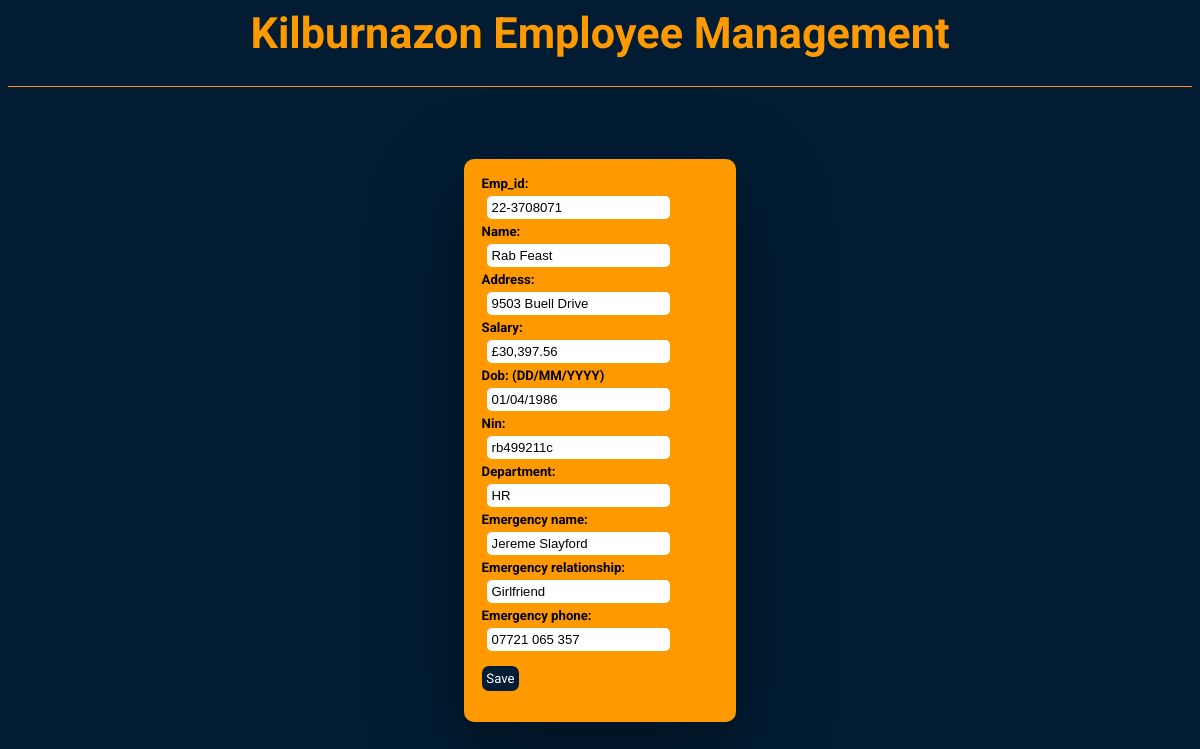
Page /Kilburnazon/edit_emp.php?action=edit&id=1 on the committed database.
### tables this page shows
CREATE TABLE `Employee` (
  `emp_id` int(11) NOT NULL,
  `emp_num` varchar(30) NOT NULL,
  `emp_name` varchar(30) NOT NULL,
  `emp_address` varchar(30) NOT NULL,
  `emp_birthdate` varchar(30) NOT NULL,
  `emp_NIN` varchar(30) NOT NULL,
  `emp_salary` varchar(30) NOT NULL,
  `emp_emergname` varchar(30) NOT NULL,
  `emp_emergrelation` varchar(30) NOT NULL,
  `emp_emergphone` varchar(30) NOT NULL,
  `dep_id` int(11) NOT NULL,
  `boss_id` varchar(11) DEFAULT NULL,
  `workspace_id` int(11) DEFAULT NULL
);

### Kilburnazon/edit_emp.php (the view, shortened to what this page needs)
<?php
    include "connection.php"
?>
<html>
<head>
<link rel="stylesheet" href="style.css">
</head>
<body>
<div class = "title"><h1> <a href="index.php">  Kilburnazon Employee Management</a> </h1></div>
<div class = "add_main">
    <div class = "add">
        <?php
        if ($_GET["action"] == "edit") {
            $result = mysqli_query($conn, "SELECT * FROM `Employee` WHERE `emp_id`='{$_GET['id']}';");
        }
            $result = mysqli_fetch_assoc($result);
        ?>
        <form action="" method="POST">
            <label for="emp_num">Emp_id:</label> <br>
            <input type="text" name = "emp_num" value = '<?php echo $result["emp_num"] ?>'><br>
            <label for="emp_name">Name:</label>  <br>
            <input type="text" name="emp_name" value = "<?php echo $result['emp_name'] ?>"><br>
            <label for="emp_address">Address:</label>   <br>
            <input type="text" name="emp_address" value = "<?php echo $result['emp_address'] ?>"><br>
            <label for="emp_salary">Salary:</label>   <br>
            <input type="text" name="emp_salary" value = "<?php echo $result['emp_salary']?>"><br>
            <label for="emp_birthdate">Dob: (DD/MM/YYYY)</label>   <br>
            <input type="text" name="emp_birthdate" value = "<?php echo $result['emp_birthdate'] ?>"><br>
            <label for="emp_NIN">Nin:</label>   <br>
            <input type="text" name="emp_NIN" value = "<?php echo $result['emp_NIN'] ?>"><br>
            <?php
                switch($result['dep_id']){
                    case 1:
                        $dep_name = "HR";
                        break;
                }
            ?>
            <label for="dep">Department:</label>   <br>
            <input type="text" name="dep" value = "<?php echo $dep_name ?>"><br>
            <label for="emp_emergname">Emergency name:</label>  <br>
            <input type="text" name="emp_emergname" value = "<?php echo $result['emp_emergname'] ?>"><br>
            <label for="emp_emergrelation">Emergency relationship:</label>   <br>
            <input type="text" name="emp_emergrelation" value = "<?php echo $result['emp_emergrelation'] ?>"><br>
            <label for="emp_emergphone">Emergency phone:</label>   <br>
            <input type="text" name="emp_emergphone" value = "<?php echo $result['emp_emergphone'] ?>"><br>
            <button type = "submit" name = "save"> Save</button>
        </form>
    </div>
</div>
</body>
</html>

### Kilburnazon/style.css (style rules this page uses)
.title { width: 100%; height: 10%; font-size: 1.8vw; text-align: center; color: #FF9900; border-bottom: 1px solid #FF9900; transition: all 250ms; }
body { background-color: #011c33; font-family: 'Roboto', sans-serif; }
a { color: inherit; text-decoration: none; }
.add_main { width: 100%; display: flex; justify-content: center; align-items: center; height: 90%; }
.add { background-color: #FF9900; width: 20%; padding: 1.5%; font-size: 1.1vw; border-radius: 10px; box-shadow: rgba(0, 0, 0, 0.4) 0px 30px 90px; }
.add_main input { font-size: 1.1vw; margin: 5px; border-radius: 5px; border: none; padding-left: 5px; padding-bottom: 4px; padding-top: 4px; }
.add_main label { font-weight: bold; }
.add_main button { all:unset; }
.add_main button { background-color: #011c33; color: white; padding: 2%; border-radius: 7px; margin-top: 10px; cursor: pointer; transition: .25s; }

### rows in the picture
employee: emp_num "22-3708071", emp_name "Rab Feast", emp_address "9503 Buell Drive", emp_salary "£30,397.56", emp_birthdate "01/04/1986", emp_NIN "rb499211c", dep "HR", emp_emergname "Jereme Slayford", emp_emergrelation "Girlfriend", emp_emergphone "07721 065 357"
